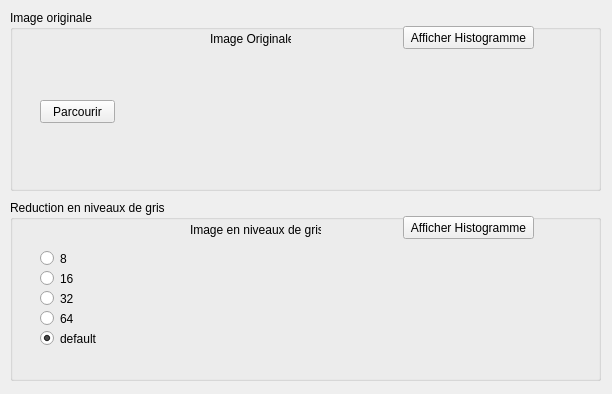
<?xml version="1.0" encoding="UTF-8"?>
<ui version="4.0">
 <class>MainWindow</class>
 <widget class="QMainWindow" name="MainWindow">
  <property name="geometry">
   <rect>
    <x>0</x>
    <y>0</y>
    <width>612</width>
    <height>394</height>
   </rect>
  </property>
  <property name="sizePolicy">
   <sizepolicy hsizetype="Fixed" vsizetype="Fixed">
    <horstretch>0</horstretch>
    <verstretch>0</verstretch>
   </sizepolicy>
  </property>
  <property name="minimumSize">
   <size>
    <width>219</width>
    <height>102</height>
   </size>
  </property>
  <property name="maximumSize">
   <size>
    <width>1080</width>
    <height>720</height>
   </size>
  </property>
  <property name="windowTitle">
   <string>test</string>
  </property>
  <widget class="QWidget" name="centralwidget">
   <widget class="QGroupBox" name="groupBox">
    <property name="geometry">
     <rect>
      <x>10</x>
      <y>10</y>
      <width>591</width>
      <height>181</height>
     </rect>
    </property>
    <property name="title">
     <string>Image originale</string>
    </property>
    <widget class="QPushButton" name="btnBrowse">
     <property name="geometry">
      <rect>
       <x>30</x>
       <y>90</y>
       <width>75</width>
       <height>23</height>
      </rect>
     </property>
     <property name="text">
      <string>Parcourir</string>
     </property>
    </widget>
    <widget class="QLabel" name="label">
     <property name="geometry">
      <rect>
       <x>200</x>
       <y>19</y>
       <width>81</width>
       <height>20</height>
      </rect>
     </property>
     <property name="text">
      <string>Image Originale</string>
     </property>
    </widget>
    <widget class="QWidget" name="horizontalLayoutWidget">
     <property name="geometry">
      <rect>
       <x>340</x>
       <y>40</y>
       <width>231</width>
       <height>131</height>
      </rect>
     </property>
     <layout class="QHBoxLayout" name="axes2"/>
    </widget>
    <widget class="QWidget" name="horizontalLayoutWidget_2">
     <property name="geometry">
      <rect>
       <x>150</x>
       <y>40</y>
       <width>181</width>
       <height>131</height>
      </rect>
     </property>
     <layout class="QHBoxLayout" name="axes1"/>
    </widget>
    <widget class="QPushButton" name="btnShow">
     <property name="geometry">
      <rect>
       <x>393</x>
       <y>16</y>
       <width>131</width>
       <height>23</height>
      </rect>
     </property>
     <property name="text">
      <string>Afficher Histogramme</string>
     </property>
    </widget>
   </widget>
   <widget class="QGroupBox" name="groupBox_2">
    <property name="geometry">
     <rect>
      <x>10</x>
      <y>200</y>
      <width>591</width>
      <height>181</height>
     </rect>
    </property>
    <property name="title">
     <string>Reduction en niveaux de gris</string>
    </property>
    <widget class="QLabel" name="label_2">
     <property name="geometry">
      <rect>
       <x>180</x>
       <y>20</y>
       <width>131</width>
       <height>20</height>
      </rect>
     </property>
     <property name="text">
      <string>Image en niveaux de gris</string>
     </property>
    </widget>
    <widget class="QWidget" name="horizontalLayoutWidget_3">
     <property name="geometry">
      <rect>
       <x>340</x>
       <y>40</y>
       <width>231</width>
       <height>131</height>
      </rect>
     </property>
     <layout class="QHBoxLayout" name="axes4"/>
    </widget>
    <widget class="QWidget" name="horizontalLayoutWidget_4">
     <property name="geometry">
      <rect>
       <x>150</x>
       <y>40</y>
       <width>181</width>
       <height>131</height>
      </rect>
     </property>
     <layout class="QHBoxLayout" name="axes3"/>
    </widget>
    <widget class="QPushButton" name="btnShow2">
     <property name="geometry">
      <rect>
       <x>393</x>
       <y>16</y>
       <width>131</width>
       <height>23</height>
      </rect>
     </property>
     <property name="text">
      <string>Afficher Histogramme</string>
     </property>
    </widget>
    <widget class="QRadioButton" name="btn8">
     <property name="geometry">
      <rect>
       <x>30</x>
       <y>50</y>
       <width>82</width>
       <height>17</height>
      </rect>
     </property>
     <property name="text">
      <string>8</string>
     </property>
    </widget>
    <widget class="QRadioButton" name="btn16">
     <property name="geometry">
      <rect>
       <x>30</x>
       <y>70</y>
       <width>82</width>
       <height>17</height>
      </rect>
     </property>
     <property name="text">
      <string>16</string>
     </property>
    </widget>
    <widget class="QRadioButton" name="btn32">
     <property name="geometry">
      <rect>
       <x>30</x>
       <y>90</y>
       <width>82</width>
       <height>17</height>
      </rect>
     </property>
     <property name="text">
      <string>32</string>
     </property>
    </widget>
    <widget class="QRadioButton" name="btn64">
     <property name="geometry">
      <rect>
       <x>30</x>
       <y>110</y>
       <width>82</width>
       <height>17</height>
      </rect>
     </property>
     <property name="text">
      <string>64</string>
     </property>
    </widget>
    <widget class="QRadioButton" name="btn256">
     <property name="geometry">
      <rect>
       <x>30</x>
       <y>130</y>
       <width>82</width>
       <height>17</height>
      </rect>
     </property>
     <property name="text">
      <string>default</string>
     </property>
     <property name="checked">
      <bool>true</bool>
     </property>
    </widget>
   </widget>
  </widget>
 </widget>
 <resources/>
 <connections/>
 <slots>
  <slot>updateText()</slot>
 </slots>
</ui>
